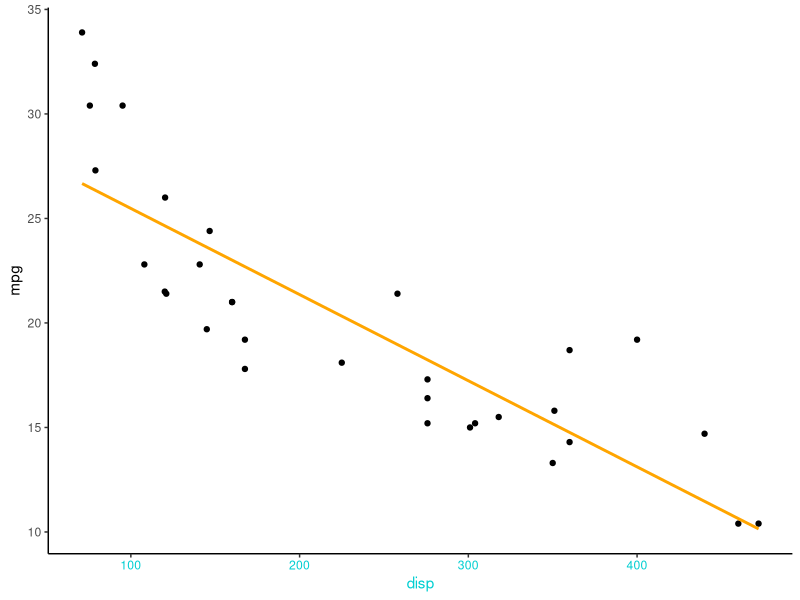
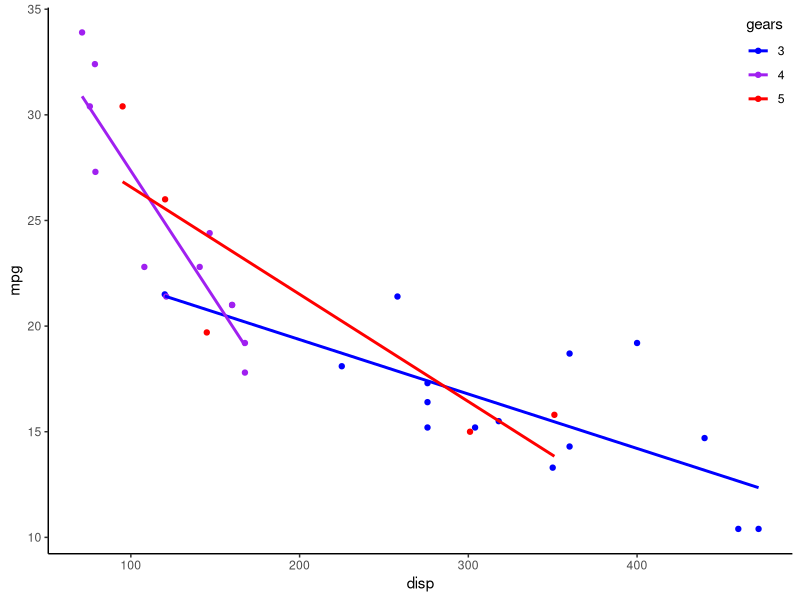
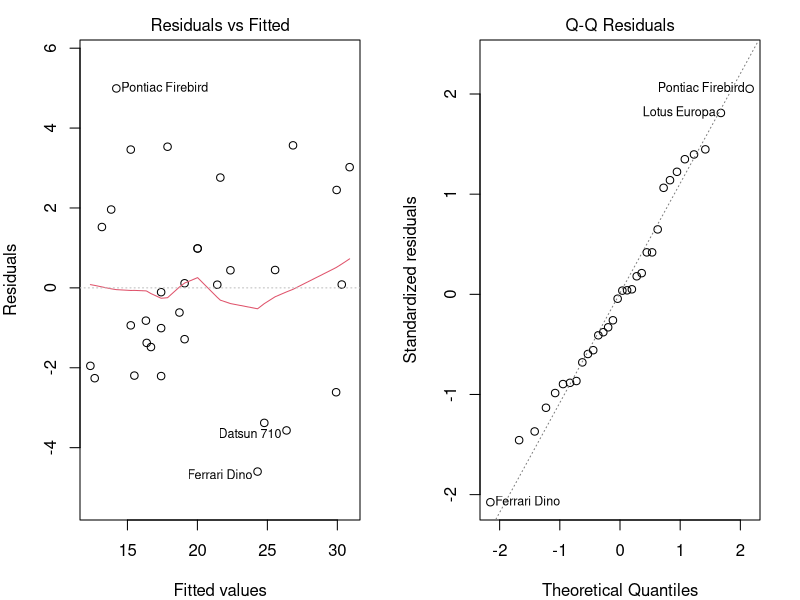
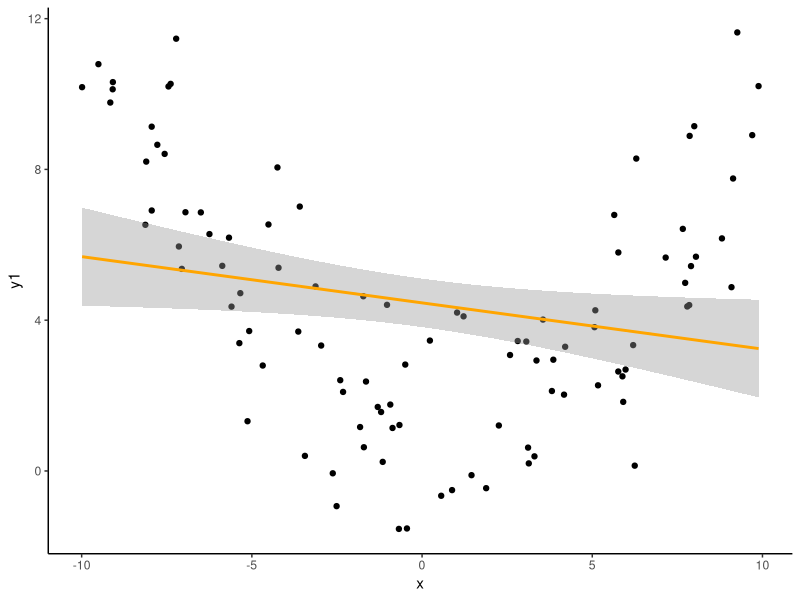
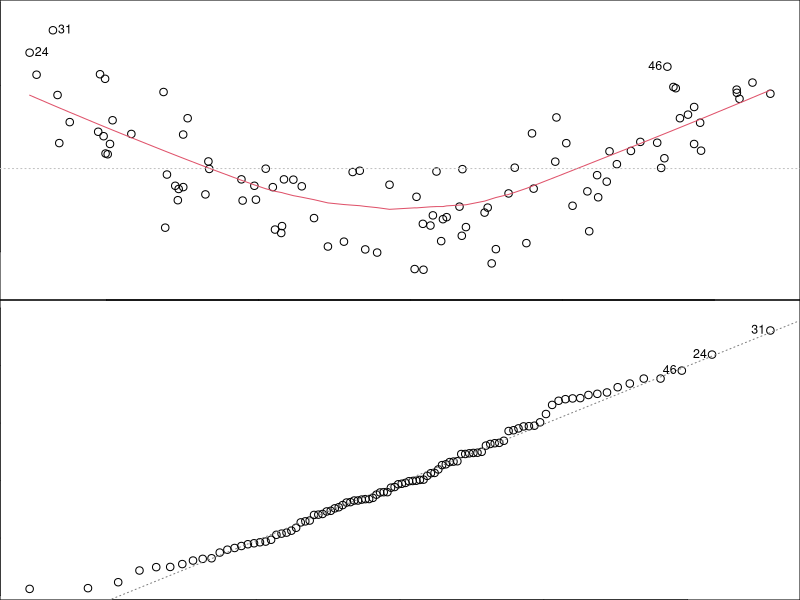
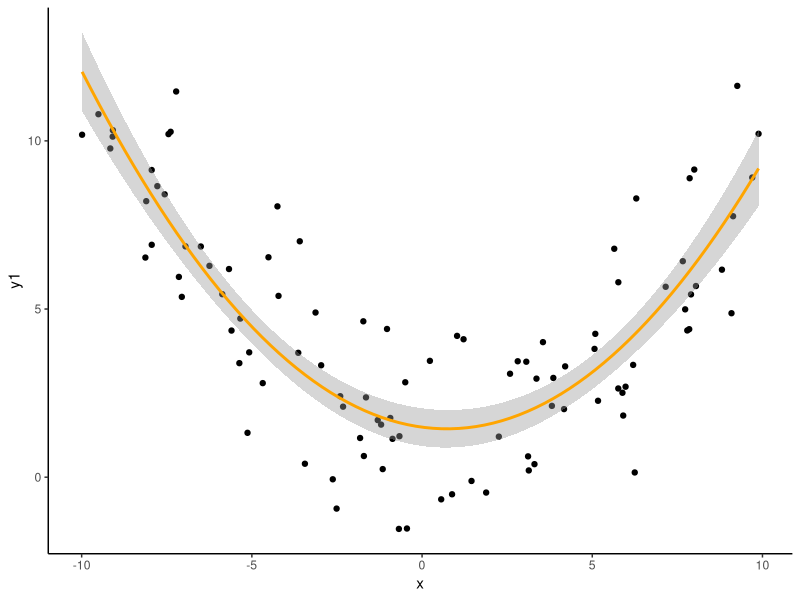
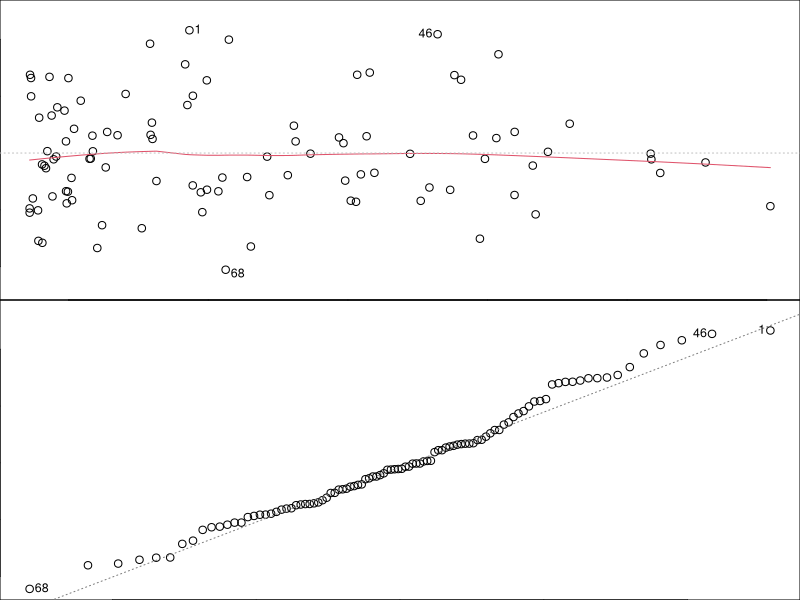
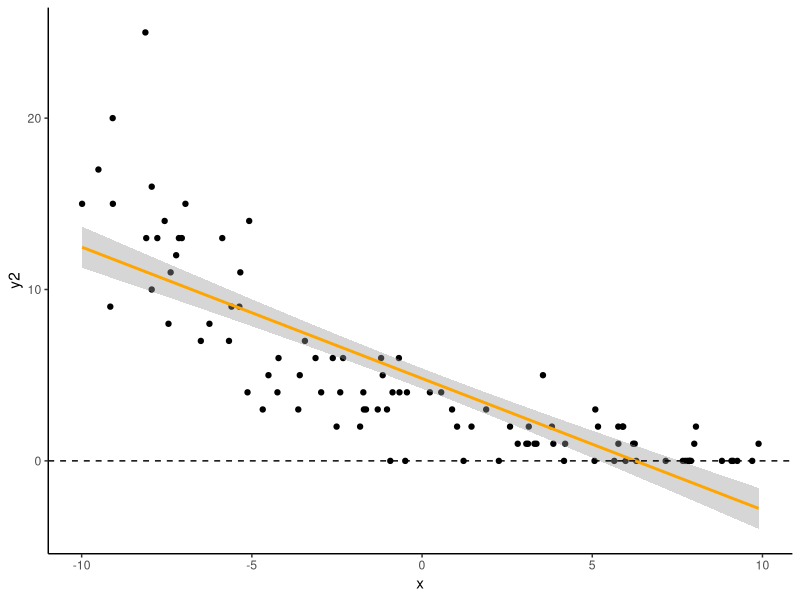

These figures' R source, in order: (Note: this script raises an error after producing the figures.)
## ---- chunk 1
knitr::opts_chunk$set(echo = FALSE)
library(tidyverse)
theme_set(theme_classic())
library(ggpubr)
library(knitr)
library(kableExtra)

set.seed(123)

#Functions
logit <- function(x) log(x/(1-x))
invLogit <- function(x) exp(x)/(1+exp(x))

#Plots of mtcars data
#Continuous
p1 <- ggplot(arrange(mtcars,disp),aes(x=disp,y=mpg))+geom_point()+geom_smooth(formula=y~x,method='lm',se=FALSE,col='orange')

#Interaction
p3 <- ggplot(mtcars,aes(x=disp,y=mpg,col=factor(gear)))+geom_point()+labs(col='gears')+
  geom_smooth(formula=y~x,method='lm',se=FALSE)+
  scale_colour_manual(values=c('blue','purple','red'))+theme(legend.justification=c(1,1), legend.position=c(1,1))

#Fit models for later use
modp1 <- lm(mpg~disp,data=arrange(mtcars,disp))
modp3 <- lm(mpg~disp*factor(gear),data=mtcars)

#Generate data that violate lm assumptions:
n <- 100
x <- runif(n,-10,10)
corMat <- matrix(c(1,0.95,0.95,1),ncol=2) #Correlation matrix (r=0.95)
x2 <- (cbind(x,runif(n,-10,10)) %*% chol(corMat))[,2] #Makes correlated predictor x2 via Cholesky matrix of corMat
x3 <- x+1e5
yhat <- 1 - 0.2*x #Expected value
y0 <- yhat + rnorm(n,0,2) #OK
y1 <- yhat + 0.1*x^2 + rnorm(n,0,2) #Polynomial function
y2 <- rpois(n,exp(yhat))  #Poisson process
y3 <- rbinom(n,1,invLogit(yhat))  #Binomial process
y4 <- (1 - 2e-4*(x3))+rnorm(n,0,1e-3)
d1 <- data.frame(x,x2,x3,yhat,y0,y1,y2,y3,y4)
d1$s.y4 <- scale(y4)
d1$s.x3 <- scale(x3)
# rm(n,x,x2,yhat,y0,y1,y2,y3)

## ---- chunk 2
meanDisp <- mean(mtcars$disp) #Mean displacement
y_meanDisp <- coef(modp1) %*% c(1,meanDisp) #Predicted y at mean displacement
b0Lab <- paste('b[0] == ',round(coef(modp1)[1],3))
b1Lab <- paste('b[1] == ',round(coef(modp1)[2],3)) 

p1 + theme(axis.title.x.bottom=element_text(colour='darkturquoise'),axis.text.x.bottom=element_text(colour='darkturquoise'))
## ---- chunk 3
p3
## ---- chunk 4
mod1 <- lm(mpg~disp*factor(gear),data=mtcars) #Fits model
par(mfrow=c(1,2),mar=c(3,3,1,1)+1) #Splits plot into 2
plot(mod1, which=c(1,2)) #1st and 2nd residual plots
## ---- chunk 5
ggplot(d1,aes(x,y1))+geom_point()+geom_smooth(method='lm',se=TRUE,formula=y~x,col='orange')
## ---- chunk 6
par(mfrow=c(2,1),mar=c(0,0,0,0))
m1 <-lm(y1~x,data=d1) 
plot(m1, which=c(1,2),caption='',cex.axis=1e-5,tck=0)
## ---- chunk 7
ggplot(d1,aes(x,y1))+geom_point()+geom_smooth(method='lm',se=TRUE,formula=y~poly(x,2),col='orange')
## ---- chunk 8
par(mfrow=c(2,1),mar=c(0,0,0,0))
m2 <-lm(y1~poly(x,2),data=d1) 
plot(m2, which=c(1,2),caption='',cex.axis=1e-5,tck=0)
## ---- chunk 9
ggplot(d1,aes(x,y2))+geom_point()+geom_smooth(method='lm',se=TRUE,formula=y~x,col='orange')+geom_hline(yintercept=0,linetype='dashed')
## ---- chunk 10
par(mfrow=c(2,1),mar=c(0,0,0,0))
m2 <-lm(y2~x,data=d1) 
plot(m2, which=c(1,2),caption='',cex.axis=1e-5,tck=0)
## ---- chunk 11
ggplot(d1,aes(x,log(y2+1)))+geom_point()+geom_smooth(method='lm',se=TRUE,formula=y~x,col='orange')
## ---- chunk 12
par(mfrow=c(2,1),mar=c(0,0,0,0))
m2 <-lm(log(y2+1)~x,data=d1) 
plot(m2, which=c(1,2),caption='',cex.axis=1e-5,tck=0)
## ---- chunk 13
ggplot(d1,aes(x,y3))+geom_point()+geom_smooth(method='lm',se=TRUE,formula=y~x,col='orange')
## ---- chunk 14
par(mfrow=c(2,1),mar=c(0,0,0,0))
m2 <-lm(y3~x,data=d1) 
plot(m2, which=c(1,2),caption='',cex.axis=1e-5,tck=0)
## ---- chunk 15
ggplot(d1,aes(x,y3))+geom_point()+geom_smooth(method='glm',se=TRUE,formula=y~x,method.args=list(family='binomial'),col='orange')
## ---- chunk 16
ggplot(d1,aes(x3,y4))+geom_point()+geom_smooth(method='lm',se=TRUE,formula=y~x,col='orange')
## ---- chunk 17
par(mfrow=c(2,1),mar=c(0,0,0,0))
m2 <-lm(y4~x3,data=d1) 
plot(m2, which=c(1,2),caption='',cex.axis=1e-5,tck=0)
## ---- chunk 18
ggplot(d1,aes(scale(x3),scale(y4)))+geom_point()+geom_smooth(method='lm',se=TRUE,formula=y~x,col='orange')
## ---- chunk 19
par(mfrow=c(2,1),mar=c(0,0,0,0))
m2 <-lm(s.y4~s.x3,data=d1)
plot(m2, which=c(1,2),caption='',cex.axis=1e-5,tck=0)
## ---- chunk 20
par(mfrow=c(2,1),mar=c(0,0,0,0))
m2 <-lm(y0~x+x2,data=d1) 
plot(m2, which=c(1,2),caption='',cex.axis=1e-5,tck=0)
## ---- chunk 21
#Function to print correlation (r) value
corText <- function(x,y){
  text(0.5,0.5,round(cor(x,y),3))
} 

#Pairplot of y0, x, and x2
pairs(d1[,c('y0','x','x2')],lower.panel=corText)
## ---- chunk 22
library(car)
#VIF scores:
# 1 = no problem
# 1-5 = some problems
# 5+ = big problems!
vif(m2) 
## ---- chunk 23
#Correct model
m1 <- lm(y0~x,data=d1)
## ---- chunk 24
kable(summary(m1)$coef[,-3]) %>% row_spec(2,color='red')
## ---- chunk 25
#Incorrect model
m2 <- lm(y0~x+x2,data=d1)
## ---- chunk 26
kable(summary(m2)$coef[,-3]) %>% row_spec(2,color='red')
## ---- chunk 27
  include_graphics('./dag.png',dpi=NA)
## ---- chunk 28
  include_graphics('./dag2.png',dpi=NA)
